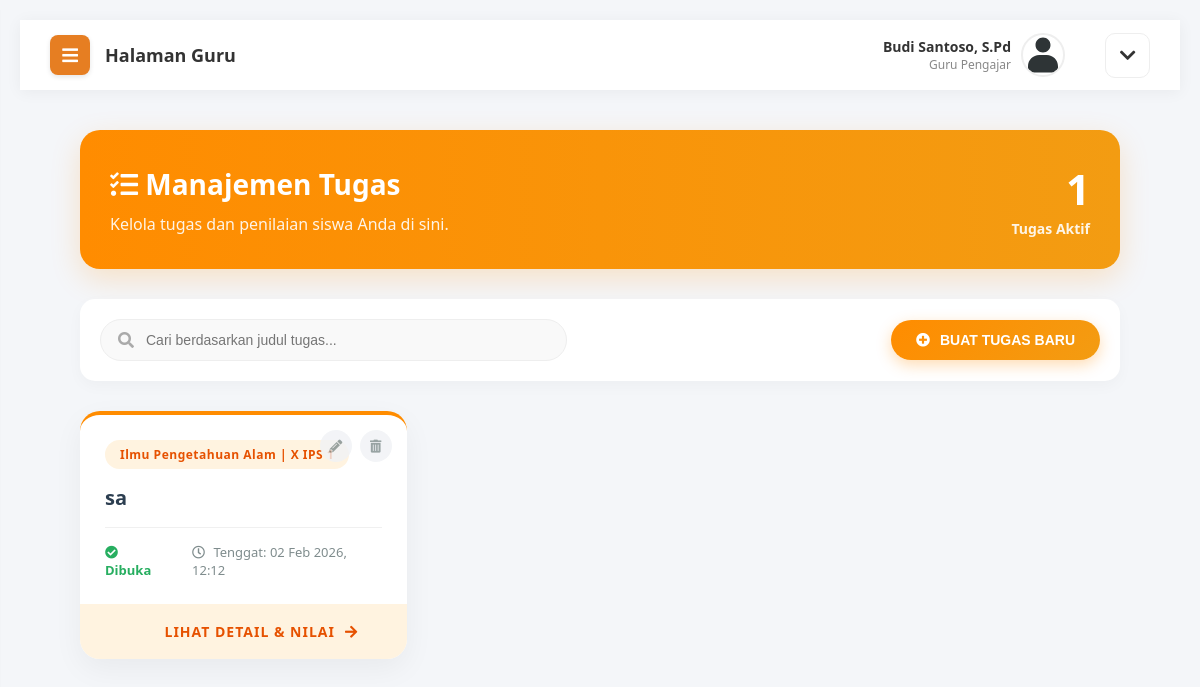
Screenshot of /guru/tugas.php (signed in) with the database file from the repository.
### tables this page shows
CREATE TABLE `tugas` (
  `id_tugas` int(11) NOT NULL,
  `mapel_id` int(11) NOT NULL,
  `judul_tugas` varchar(255) NOT NULL,
  `deskripsi` text NOT NULL,
  `tgl_buat` datetime NOT NULL,
  `tgl_kumpul` datetime NOT NULL,
  `tipe` enum('file','link') NOT NULL DEFAULT 'file',
  `file_url` varchar(255) DEFAULT NULL
);

CREATE TABLE `mapel` (
  `id_mapel` int(11) NOT NULL,
  `kode_mapel` varchar(20) DEFAULT NULL,
  `nama_mapel` varchar(100) NOT NULL,
  `guru_id` int(11) DEFAULT NULL,
  `kelas_id` int(11) DEFAULT NULL,
  `hari` varchar(20) DEFAULT NULL,
  `jam_mulai` time DEFAULT NULL,
  `jam_selesai` time DEFAULT NULL
);

CREATE TABLE `kelas` (
  `id_kelas` int(11) NOT NULL,
  `nama_kelas` varchar(20) NOT NULL,
  `wali_kelas_id` int(11) DEFAULT NULL,
  `tahun_ajaran` varchar(20) DEFAULT '-',
  `semester` varchar(20) DEFAULT '-'
);

### guru/tugas.php (the view, shortened to what this page needs)
<?php
include 'header.php';
$id_guru = $_SESSION['id_user'];
$query_sql = "SELECT tugas.*, mapel.nama_mapel, kelas.nama_kelas
              FROM tugas
              JOIN mapel ON tugas.mapel_id = mapel.id_mapel
              JOIN kelas ON mapel.kelas_id = kelas.id_kelas
              WHERE mapel.guru_id = '$id_guru'
              ORDER BY tugas.tgl_buat DESC";
$q_tugas = mysqli_query($koneksi, $query_sql);
$jml_tugas = mysqli_num_rows($q_tugas);
?>
<div class="content-body" style="margin-top: -20px;">
    <div class="welcome-banner" style="background: linear-gradient(to right, #FF8C00, #F39C12); color: white; padding: 30px; border-radius: 20px; margin-bottom: 30px; box-shadow: 0 10px 30px rgba(255, 140, 0, 0.2);">
        <div style="display: flex; justify-content: space-between; align-items: center;">
            <div>
                <h2 style="margin: 0; font-size: 28px; font-weight: 800;"><i class="fas fa-tasks"></i> Manajemen Tugas</h2>
                <p style="margin: 10px 0 0 0; opacity: 0.9; font-size: 16px;">Kelola tugas dan penilaian siswa Anda di sini.</p>
            </div>
            <div style="text-align: right;">
                <h1 style="margin: 0; font-size: 42px; font-weight: 800;"><?php echo $jml_tugas; ?></h1>
                <span style="font-size: 14px; opacity: 0.9; font-weight: 600;">Tugas Aktif</span>
            </div>
        </div>
    </div>
    <div class="page-header-control">
        <div class="search-box">
            <i class="fas fa-search"></i>
            <input type="text" id="searchInput" onkeyup="filterCards()" placeholder="Cari berdasarkan judul tugas...">
        </div>
        <button onclick="bukaModalTambah()" class="btn-create-new">
            <i class="fas fa-plus-circle"></i> BUAT TUGAS BARU
        </button>
    </div>
    <div class="task-grid" id="taskContainer">
        <?php
        if($jml_tugas > 0){
            while($d = mysqli_fetch_array($q_tugas)){
                $deadline_formatted = date('d M Y, H:i', strtotime($d['tgl_kumpul']));
                $tipe = isset($d['tipe']) ? $d['tipe'] : 'file';
                $url  = isset($d['file_url']) ? $d['file_url'] : '';
                $sekarang = date('Y-m-d H:i:s');
                $is_active = ($d['tgl_kumpul'] > $sekarang);
                $status_html = $is_active ? '<span class="status-active"><i class="fas fa-check-circle"></i> Dibuka</span>' : '<span class="status-closed"><i class="fas fa-lock"></i> Ditutup</span>';
        ?>
        <div class="task-card">
            <div class="card-actions-corner">
                <button class="btn-icon-corner" title="Edit Tugas" onclick="bukaModalEdit('<?php echo $d['id_tugas']; ?>','<?php echo addslashes($d['judul_tugas']); ?>','<?php echo $d['mapel_id']; ?>','<?php echo date('Y-m-d\TH:i', strtotime($d['tgl_kumpul'])); ?>','<?php echo $tipe; ?>','<?php echo $url; ?>','<?php echo addslashes($d['deskripsi']); ?>')">
                    <i class="fas fa-pencil-alt"></i>
                </button>
                <button class="btn-icon-corner delete" title="Hapus Tugas" onclick="konfirmasiHapus('<?php echo $d['id_tugas']; ?>')">
                    <i class="fas fa-trash-alt"></i>
                </button>
            </div>
            <div class="card-content">
                <span class="badge-mapel"><?php echo $d['nama_mapel']; ?> | <?php echo $d['nama_kelas']; ?></span>
                <h3 class="task-title"><?php echo $d['judul_tugas']; ?></h3>
                <div class="task-meta">
                    <div><?php echo $status_html; ?></div>
                    <div><i class="far fa-clock"></i> Tenggat: <?php echo $deadline_formatted; ?></div>
                </div>
            </div>
            <a href="tugas_nilai.php?id=<?php echo $d['id_tugas']; ?>" class="btn-detail-full">
                LIHAT DETAIL & NILAI <i class="fas fa-arrow-right"></i>
            </a>
        </div>
        <?php
            }
        }
        ?>
    </div>
</div>
<?php include 'footer.php'; ?>

### assets/css/style.css (style rules this page uses)
body { background-color: #f4f6f9; font-family: 'Poppins', 'Segoe UI', sans-serif; margin: 0; height: 100vh; display: flex; justify-content: center; align-items: center; overflow: hidden; }
body, html { margin: 0; padding: 0; width: 100%; height: 100%; font-family: 'Poppins', sans-serif; overflow-x: hidden; }
body { background-color: #f4f6f9; font-family: 'Segoe UI', 'Poppins', sans-serif; margin: 0; overflow-x: hidden; }
.content-body { padding: 30px; flex: 1; }
body.dashboard-body { height: auto !important; display: block !important; overflow-x: hidden !important; overflow-y: auto !important; }

### guru/tugas.php (style rules this page uses)
.page-header-control { display: flex; justify-content: space-between; align-items: center; margin-bottom: 30px; flex-wrap: wrap; gap: 20px; padding: 20px; background: #fff; border-radius: 15px; box-shadow: 0 5px 15px rgba(0,0,0,0.03); }
.search-box { position: relative; flex-grow: 1; max-width: 400px; }
.search-box input { width: 100%; padding: 12px 20px 12px 45px; border-radius: 30px; border: 1px solid #eee; background: #f9f9f9; outline: none; transition: 0.3s; font-size: 14px; }
.search-box i { position: absolute; left: 18px; top: 50%; transform: translateY(-50%); color: #aaa; }
.btn-create-new { background: linear-gradient(135deg, #FF8C00, #F39C12); color: white; padding: 12px 25px; font-weight: bold; border: none; border-radius: 30px; cursor: pointer; transition: 0.3s; box-shadow: 0 5px 15px rgba(255, 140, 0, 0.3); display: flex; align-items: center; gap: 10px; font-size: 14px; }
.task-grid { display: grid; grid-template-columns: repeat(auto-fill, minmax(320px, 1fr)); gap: 30px; padding-bottom: 30px; }
.task-card { background: white; border-radius: 20px; box-shadow: 0 10px 30px rgba(0,0,0,0.05); transition: all 0.3s ease; display: flex; flex-direction: column; justify-content: space-between; position: relative; overflow: hidden; border-top: 4px solid #FF8C00; }
.card-content { padding: 25px; }
.badge-mapel { display: inline-block; background: #FFF3E0; color: #E65100; padding: 6px 15px; border-radius: 50px; font-size: 12px; font-weight: 700; margin-bottom: 15px; letter-spacing: 0.5px; }
.task-title { font-size: 20px; font-weight: 800; color: #2c3e50; margin: 0 0 15px 0; line-height: 1.4; display: -webkit-box; -webkit-line-clamp: 2; -webkit-box-orient: vertical; overflow: hidden; }
.task-meta { display: flex; align-items: center; gap: 20px; font-size: 13px; color: #7f8c8d; padding-top: 15px; border-top: 1px solid #f0f0f0; }
.task-meta i { margin-right: 5px; }
.status-active { color: #27ae60; font-weight: 600; }
.card-actions-corner { position: absolute; top: 15px; right: 15px; display: flex; gap: 8px; opacity: 0.8; transition: 0.3s; }
.btn-icon-corner { width: 32px; height: 32px; border-radius: 50%; display: flex; align-items: center; justify-content: center; border: none; cursor: pointer; font-size: 13px; background: #f0f2f5; color: #7f8c8d; transition: 0.2s; }
.btn-detail-full { display: flex; justify-content: center; align-items: center; gap: 10px; width: 100%; padding: 18px; background: #FFF3E0; color: #E65100; font-weight: 800; text-decoration: none; font-size: 14px; transition: all 0.3s ease; letter-spacing: 1px; }
.btn-detail-full i { transition: 0.3s; }

### rows the page displays
tugas: mapel.nama_mapel "Ilmu Pengetahuan Alam", kelas.nama_kelas "X IPS 1", judul_tugas "sa", shows "Dibuka", tgl_kumpul "02 Feb 2026, 12:12"

### other values shown
$_SESSION['nama_lengkap'] "Budi Santoso, S.Pd"
$jml_tugas "1"
